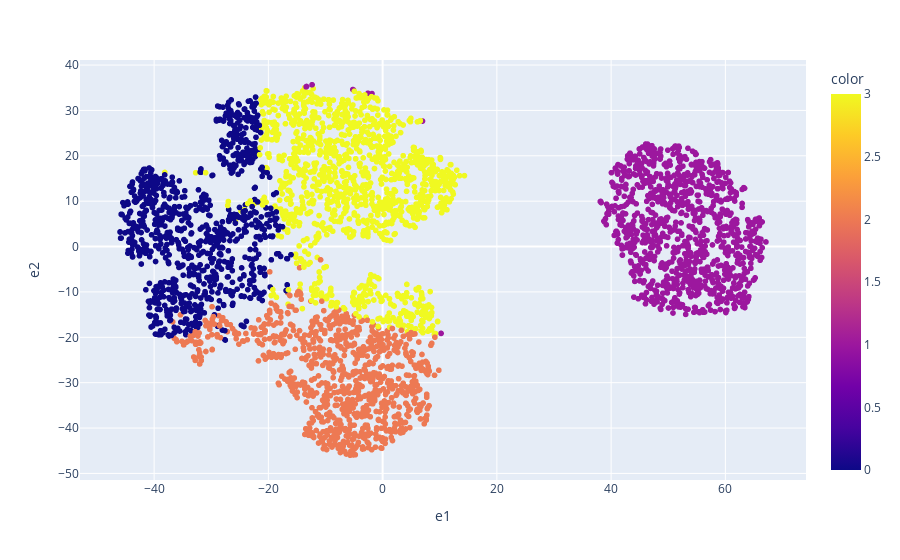

This figure's notebook cell:
### Markdown cell above
from scipy.spatial.distance.pdist
'braycurtis', 'canberra', 'chebyshev', 'cityblock',
    'correlation', 'cosine', 'dice', 'euclidean', 'hamming',
    'jaccard', 'jensenshannon', 'kulsinski', 'mahalanobis', 'matching',
    'minkowski', 'rogerstanimoto', 'russellrao', 'seuclidean',
    'sokalmichener', 'sokalsneath', 'sqeuclidean', 'yule'

### Code cell
cluster_data.plot_embedding()

### Figure 1 — Plotly figure (JSON) as saved in the notebook; plotly's stock layout.template omitted (floating-point values rounded to 4 significant figures; data arrays with more than 128 entries replaced by an {"elided": "..."} marker saying what was removed)
{"data": [{"hovertemplate": "e1=%{x}<br>e2=%{y}<br>color=%{marker.color}<extra></extra>", "legendgroup": "", "marker": {"color": {"elided": "4000 int values"}, "coloraxis": "coloraxis", "symbol": "circle"}, "mode": "markers", "name": "", "showlegend": false, "type": "scattergl", "x": {"elided": "4000 float values"}, "xaxis": "x", "y": {"elided": "4000 float values"}, "yaxis": "y"}], "layout": {"autosize": true, "coloraxis": {"colorbar": {"title": {"text": "color"}}, "colorscale": [[0, "#0d0887"], [0.1111, "#46039f"], [0.2222, "#7201a8"], [0.3333, "#9c179e"], [0.4444, "#bd3786"], [0.5556, "#d8576b"], [0.6667, "#ed7953"], [0.7778, "#fb9f3a"], [0.8889, "#fdca26"], [1, "#f0f921"]]}, "legend": {"tracegroupgap": 0}, "margin": {"t": 60}, "xaxis": {"anchor": "y", "autorange": true, "domain": [0, 1], "range": [-52.68, 73.82], "title": {"text": "e1"}, "type": "linear"}, "yaxis": {"anchor": "x", "autorange": true, "domain": [0, 1], "range": [-51.78, 41.45], "title": {"text": "e2"}, "type": "linear"}}}
